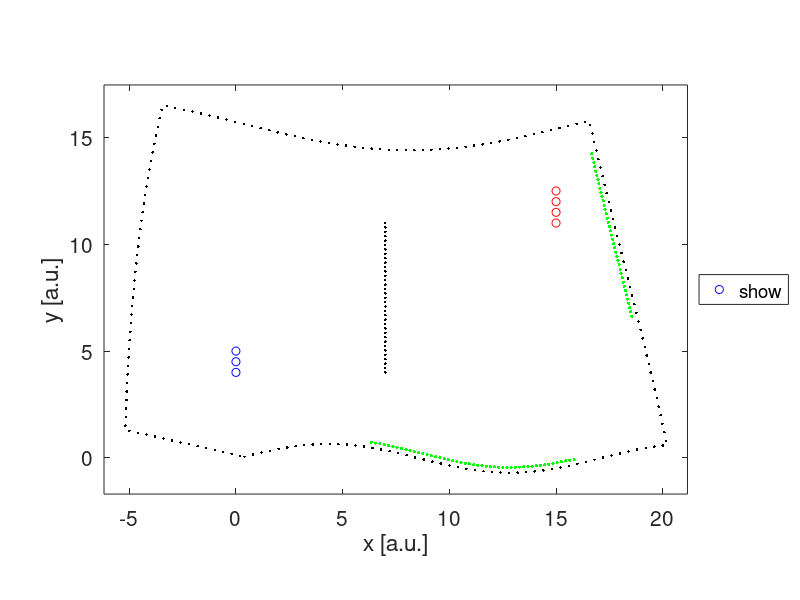

The MATLAB script that drew this image: (Note: this script raises an error after producing the figure.)

% clear all
close all
clc

disp('Example of a Channel Matrix Evaluation');
%% DEFINITION OF PHYSFAD PARAMETERS

freq = linspace(0.9,1.1,101);

    %% Dipole Properties

        %% Transmitters

        % locations

        x_tx = [0 0 0];
        y_tx = [4 4.5 5];

        if length(x_tx)~=length(y_tx)
            disp('Error: x_tx and y_tx do not have the same length.');
        else
            N_T = length(x_tx);
        end

        % dipole properties

        fres_tx = [1 1 1];
        chi_tx = [0.5 0.5 0.5];
        gamma_tx = [0 0 0];

        if length(fres_tx)~=N_T
            disp('Error: x_tx and fres_tx do not have the same length.');
        end
        if length(chi_tx)~=N_T
            disp('Error: x_tx and chi_tx do not have the same length.');
        end
        if length(gamma_tx)~=N_T
            disp('Error: x_tx and gamma_tx do not have the same length.');
        end


        %% Receivers

        % locations

        x_rx = [15 15 15 15];
        y_rx = [11 11.5 12 12.5];

        if length(x_rx)~=length(y_rx)
            disp('Error: x_rx and y_rx do not have the same length.');
        else
            N_R = length(x_rx);
        end

        % properties

        fres_rx = [1 1 1 1];
        chi_rx = [0.5 0.5 0.5 0.5];
        gamma_rx = [0 0 0 0];

        if length(fres_rx)~=N_R
            disp('Error: x_rx and fres_rx do not have the same length.');
        end
        if length(chi_rx)~=N_R
            disp('Error: x_rx and chi_rx do not have the same length.');
        end
        if length(gamma_rx)~=N_R
            disp('Error: x_rx and gamma_rx do not have the same length.');
        end


        %% Scattering Environment

        % locations
        load('ComplexEnclosure2.mat')

        if length(x_env)~=length(y_env)
            disp('Error: x_env and y_env do not have the same length.');
        else
            N_E = length(x_env);
        end

        % properties

        fres_env = 10*ones(size(x_env));
        chi_env = 50*ones(size(x_env));
        gamma_env = 100*ones(size(x_env));

        if length(fres_env)~=N_E
            disp('Error: x_env and fres_env do not have the same length.');
        end
        if length(chi_env)~=N_E
            disp('Error: x_env and chi_env do not have the same length.');
        end
        if length(gamma_env)~=N_E
            disp('Error: x_env and gamma_env do not have the same length.');
        end

        %% RIS

        % locations
        load('ExampleRIS3.mat','x_ris','y_ris');
%         x_ris = x_ris(1,1:25);
%         y_ris = y_ris(1,1:25);
%         save('ExampleRIS3.mat','x_ris','y_ris');


        if length(x_ris)~=length(y_ris)
            disp('Error: x_ris and y_ris do not have the same length.');
        else
            N_RIS = length(x_ris);
        end

        % properties

        fres_ris_ON = 1;
        fres_ris_OFF = 5;
        chi_ris = 50*ones(size(x_ris));%50
        gamma_ris = 1*zeros(size(x_ris));

        if length(chi_ris)~=N_RIS
            disp('Error: x_ris and chi_ris do not have the same length.');
        end
        if length(gamma_ris)~=N_RIS
            disp('Error: x_ris and gamma_ris do not have the same length.');
        end

        %% RIS Configuration
        
        config_ris = round(rand(1,N_RIS));
        clear fres_ris;
        for cc=1:length(config_ris)
            if config_ris(cc)==0
                fres_ris(cc) = fres_ris_OFF;
            elseif config_ris(cc)==1
                fres_ris(cc) = fres_ris_ON;
            end
        end

        if length(fres_ris)~=N_RIS
            disp('Error: x_ris and fres_ris do not have the same length.');
        end

    %% Visualize Dipole Locations

    figure, hold on,box on,
    plot(x_tx,y_tx,'bo','displayname','TX');
    plot(x_rx,y_rx,'ro','displayname','RX');
    plot(x_env,y_env,'k.','displayname','Scat. Env.');
    plot(x_ris,y_ris,'g.','markersize',7.5,'displayname','RIS');
    axis equal;
    xlabel('x [a.u.]');
    ylabel('y [a.u.]');
    set(gca,'fontsize',15);
    xlim([min([x_tx x_rx x_env x_ris])-1 max([x_tx x_rx x_env x_ris])+1]);
    ylim([min([y_tx y_rx y_env y_ris])-1 max([y_tx y_rx y_env y_ris])+1]);
    legend('show','location','eastoutside');
    drawnow;

    
%% EVALUATE CHANNEL MATRIX

[freq,H] = getH(freq,...
                x_tx,y_tx,fres_tx,chi_tx,gamma_tx,...
                x_rx,y_rx,fres_rx,chi_rx,gamma_rx,...
                x_env,y_env,fres_env,chi_env,gamma_env,...
                x_ris,y_ris,fres_ris,chi_ris,gamma_ris);
%% RIS Configuration
        
        config_ris = round(rand(1,N_RIS));
        clear fres_ris;
        for cc=1:length(config_ris)
            if config_ris(cc)==0
                fres_ris(cc) = fres_ris_OFF;
            elseif config_ris(cc)==1
                fres_ris(cc) = fres_ris_ON;
            end
        end

        if length(fres_ris)~=N_RIS
            disp('Error: x_ris and fres_ris do not have the same length.');
        end
[freq,H2] = getH(freq,...
                x_tx,y_tx,fres_tx,chi_tx,gamma_tx,...
                x_rx,y_rx,fres_rx,chi_rx,gamma_rx,...
                x_env,y_env,fres_env,chi_env,gamma_env,...
                x_ris,y_ris,fres_ris,chi_ris/15,gamma_ris);

plot(mean(mean(abs(H),2),3));
hold on;
plot(mean(mean(abs(H2),2),3));
H_avg = mean(mean(abs(H),2),3);
H2_avg = mean(mean(abs(H2),2),3);
similarity_matrix = (1/101) * H_avg' * H2_avg/mean((H_avg(:).^2+H2_avg(:).^2)/2);
disp(similarity_matrix(:));
